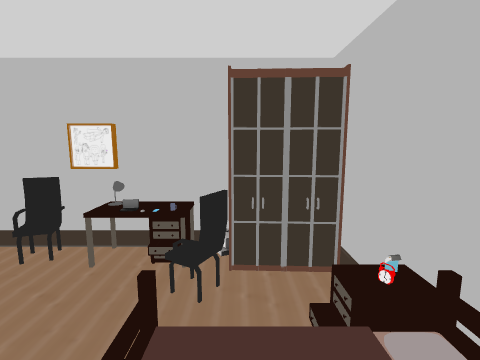
View 1 (above)

12 first-person views from a walk through a scene from a Unity 3-D project. The camera is 1.2 m above the floor, tilts 8° down and sees 85° across. The floor is counted in squares, 0.5 m on a side. Each view is taken from the middle of a square. On the plan, view 1 faces up. The plan holds only what a view shows up to about 18 squares ahead; the rest is blank. The player is left out. Door leaves are left out, so doorways stand open. Some surface patterns are stand-ins.

View 2
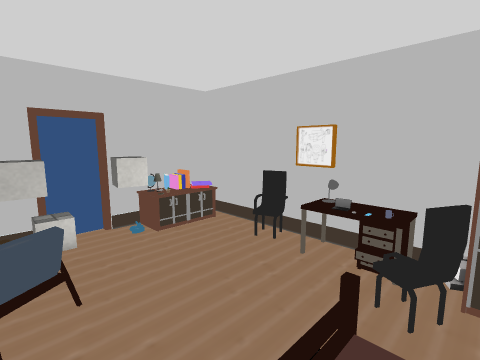

View 3
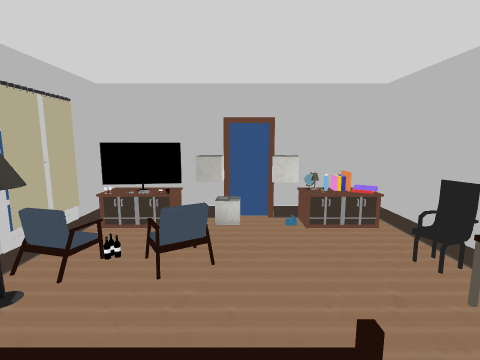

View 4
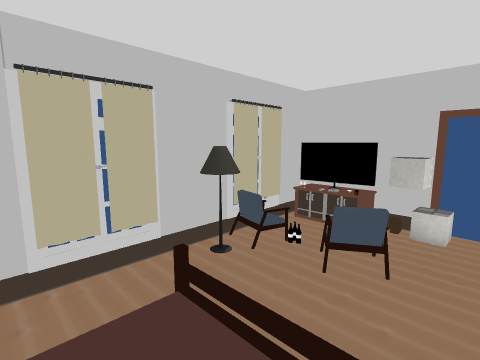

View 5
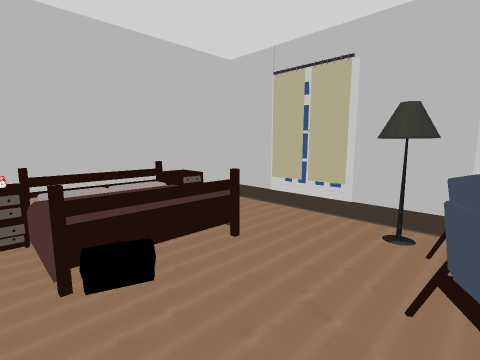

View 6
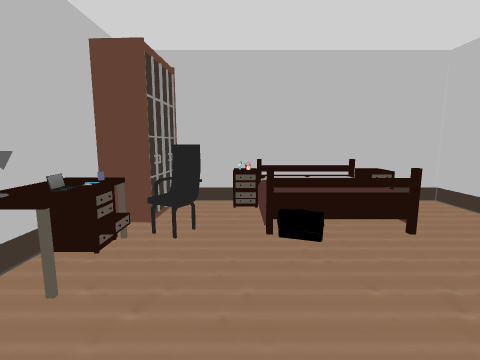

View 7
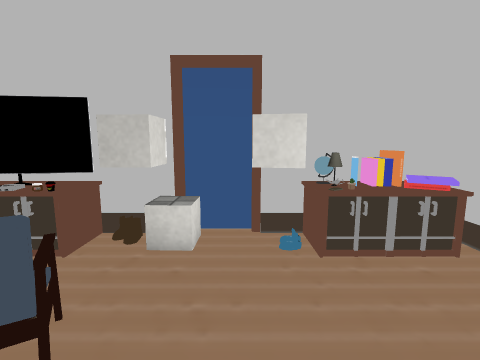

View 8
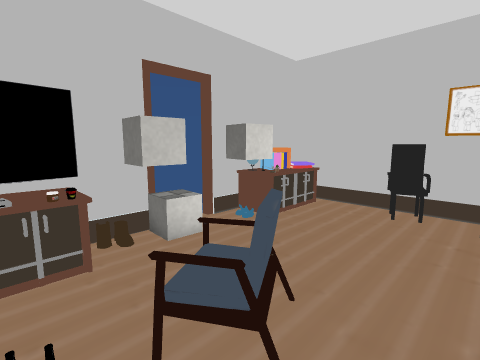

View 9
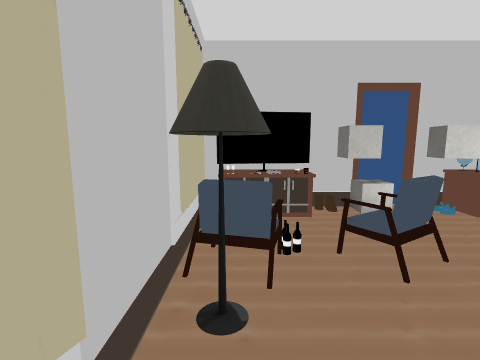

View 10
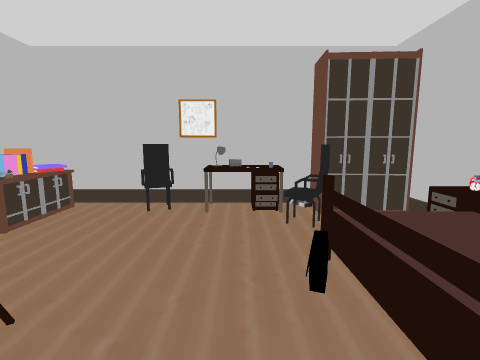

View 11
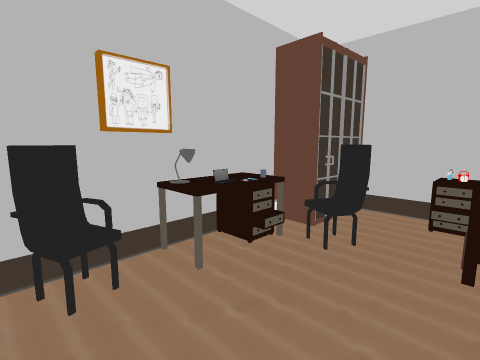

View 12
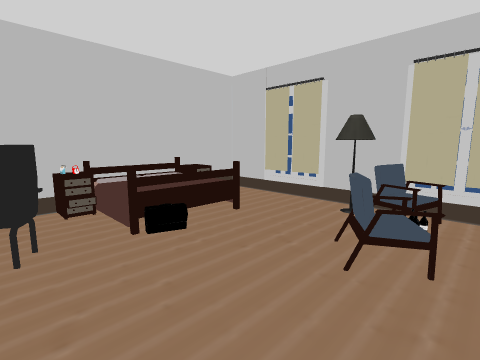

### Floor plan
Key: @ floor where view 1 was taken; # wall or solid block; . main floor; : floor 0.5 m higher than the main floor; / step, stairs or slope; D open door; C chair; L lamp; A laptop; B bed; O other object.
Columns run from 11 left of view 1 to 3 right of it. Each row starts with its distance up from view 1.
  9 ##########
  8 #####COLO##
  7 #OO....OA######
  6 #OO.......#C..#
  5 #OO.......C...#
  4 # O..........O#
  3 DOO......//:: #
  2 DOO......// : #
  1 #OO..#....::  #
  0 OOO.OC....:@  #
 -1 #OO.......B.  #
 -2 #O ..##......O#
 -3 #OO..#CL......#
 -4 ###############

Positions as (right, up) in squares from view 1, and headings:
1: (0, 0), facing up
2: (0, 0), facing up-left
3: (1, 2), facing left
4: (1, 3), facing down-left
5: (-6, 4), facing down-right
6: (-8, 4), facing right
7: (-4, 3), facing left
8: (-4, -2), facing up-left
9: (-1, -3), facing left
10: (-3, -2), facing up
11: (-7, 3), facing up-right
12: (-8, 6), facing down-right
